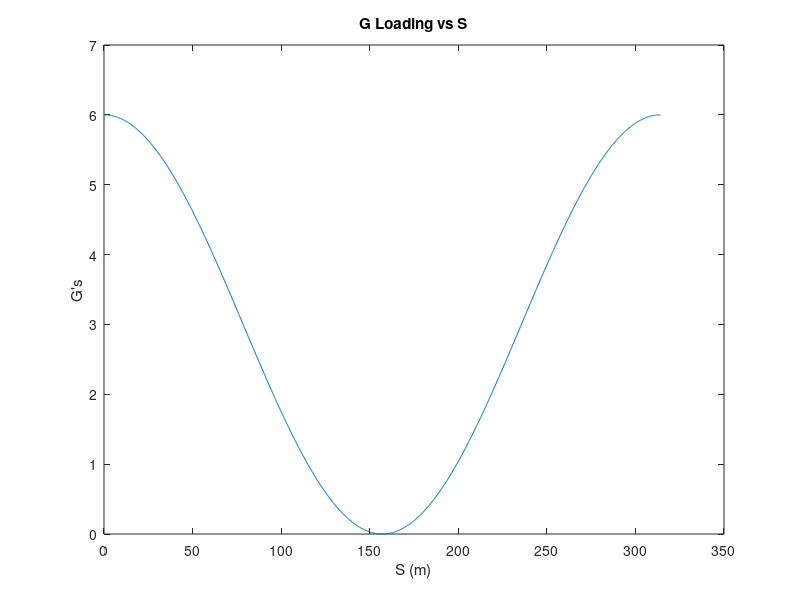
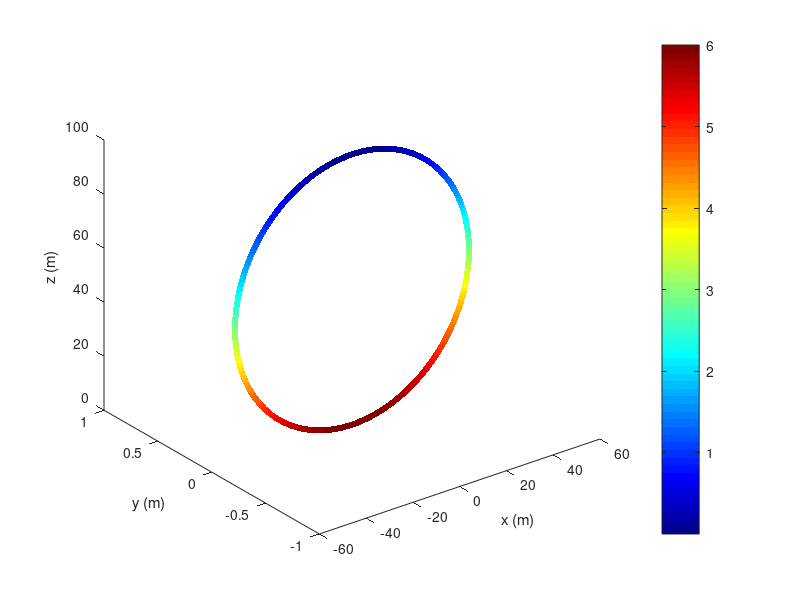

MATLAB code to generate these figures, in order: (Note: this script raises an error after producing the figures.)
clc
clear
close all
%% Calculates minimum allowable radius with given initial position (s_0), 
%% calculates position vector throughout loop and g-loading throughout loop
startingHeight = 125; % m
s_0 = [0,0,0]; 
upGLimit = 6;
g = 9.81; % m/s^2


% Initial Velocity Squared Calucaltion based of energy
v_squared_initial = 2 * g * (startingHeight - s_0(3)); % m^2 / s^2 
radius = v_squared_initial / (g *(upGLimit-1)); % minimum allowable radius 



total_length = 2 * pi * radius;

s = 0:pi/12:total_length;
gLoading = @(s) (2 * (startingHeight - s_0(3) - radius - radius*sin((s-(radius*pi/2))/radius)) / radius ) - sin((s-(radius*pi/2))/radius);
gLoad = gLoading(s)';
plot(s,gLoading(s));
hold on
title('G Loading vs S');
ylabel("G's");
xlabel('S (m)');
hold off

r(:,1) = s_0(1) + radius*cos((s-(radius*pi/2))/radius);
r(:,2) = s_0(2);
r(:,3) = s_0(3) + radius + radius*sin((s-(radius*pi/2))/radius);

figure
hold on
colormap(jet)
scatter3(r(:,1),r(:,2),r(:,3),20,gLoad,"filled");
view(3);
xlabel("x (m)")
ylabel("y (m)")
zlabel("z (m)")
c = colorbar;
c.Label.String = "G Loading";


